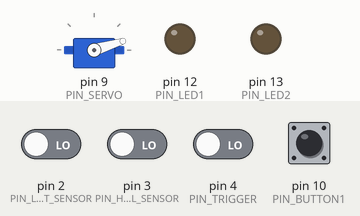
Simulated run of this sketch. Board: Arduino Uno, built with avr-gcc and run on an emulated ATmega328P. Shown: servo, output pins drawn as LEDs (lit = HIGH). Dashed ring = blinking. Inputs (shaded band) come from the test bench; at power-on: pin 2 (PIN_LIGHT_SENSOR), pin 3 (PIN_HALL_SENSOR), pin 4 (PIN_TRIGGER), pin 10 (PIN_BUTTON1) LOW. What the sketch prints to the serial monitor is not drawn.

Above: at 1.2 s.
1.3 s: pin 4 (PIN_TRIGGER) driven HIGH
At 1.42 s:
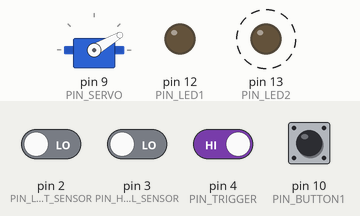
4.3 s: pin 2 (PIN_LIGHT_SENSOR) driven HIGH
At 5.3 s:
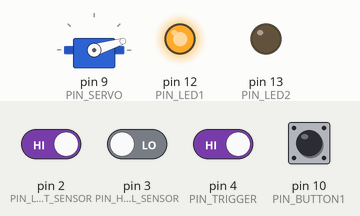
Timing chart, 0 to 7.3 s (numbered marks = the images above; inputs shaded):
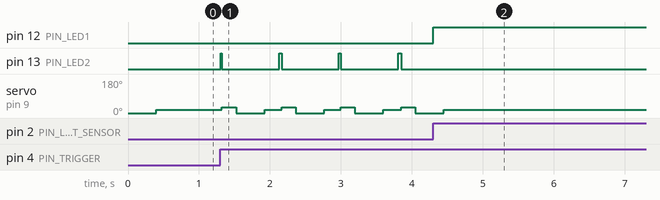

Measured:
- after the input at 1.3 s, pin 13 (PIN_LED2): alternates HIGH for 0.03 s and LOW for 0.81 s, starting at once; servo on pin 9 (PIN_SERVO): 17° → 30° at once, then repeats every 0.84 s: 0° 0.40 s, 17° 0.24 s, 30° 0.20 s
- after the input at 4.3 s, pin 12 (PIN_LED1): LOW → HIGH at once; pin 13 (PIN_LED2): stops changing and stays LOW; servo on pin 9 (PIN_SERVO): goes on until 4.4 s, then stays 17°

The sketch:

kis.ino
```cpp
#include "pins.h"
#include "observer.h"
#include "enginecontrol.h"
#include "suppression.h"
#include "time.h"
#include "statemachine.h"
#include "highdetector.h"

Suppression suppressor;
Observer hallObserver(PIN_HALL_SENSOR); // misst volle Runden
Observer lightObserver(PIN_LIGHT_SENSOR, 12, true); // misst halbe Runde
EngineControl EngineControl(PIN_SERVO);
Time timeCalculation;
StateMachine stateMachine(EngineControl);
HighDetector firstButtonHighDetector;

/**
 * Festlegung Input/Output Pins
 */
void setupPins()
{
  pinMode(PIN_TRIGGER, INPUT);
  pinMode(PIN_LED1, OUTPUT);
  pinMode(PIN_LED2, OUTPUT);
  pinMode(PIN_BUTTON1, INPUT);
}

/**
 * Setup aller relevanten Komponenten
 */
void setupComponents()
{
  hallObserver.setup();
  lightObserver.setup();
  EngineControl.setup();
}

/**
 * Setup der Komponenten-Verbindungen
 */
void setupComponentConnections()
{
  hallObserver.setCallback([](unsigned long turnTime) {
    suppressor.hallSpeedCallback(turnTime);
  });
  lightObserver.setCallback([](unsigned long turnTime) {
    suppressor.lightSpeedCallback(turnTime);
  });

  stateMachine.setTriggerProvider([]() -> bool {
    return digitalRead(PIN_TRIGGER);
  });
  stateMachine.setSuppressionProvider([]() {
    return suppressor.suppressionState();
  });
  stateMachine.setReleaseTimeCalculator([]() {
    auto now = micros();
    auto lastCrossing = hallObserver.lastMeasurementTime();
    auto roundTime = now - lastCrossing;
    return timeCalculation(hallObserver.turnTime(), roundTime);
  });

  firstButtonHighDetector.setCallback([]() {
    Serial.println(hallObserver.turnTime());
  });
}

/**
System Setup - iniziert alle Komponenten und verbindet diese
 */
void setup()
{
  Serial.begin(250000);

  setupPins();
  setupComponents();
  setupComponentConnections();

  Serial.println("Setup done");
}

/**
 * Hauptschleife
 */
void loop()
{
  firstButtonHighDetector.provideState(digitalRead(PIN_BUTTON1));

  hallObserver.loop();
  lightObserver.loop();

  stateMachine.advanceState();

  // Unterdrückung an LED1
  digitalWrite(PIN_LED1, suppressor.suppressionState());
  // Unterdrückung an LED2
  digitalWrite(PIN_LED2, (stateMachine.state() == StateMachine::State::WAIT));
}
```

enginecontrol.h
```cpp
#include <Servo.h>

/**
 * Motorkontrolle
 */
class EngineControl
{
  /// Pin des Motors
  int mPin;
  /// Arduino servo library Instanzierung.
  Servo mServo;

public:
  /**
   * Instanziert einen neuen Motor.
   */
  EngineControl(int pin)
  : mPin(pin)
  {}

  /**
   * Konfiguration des Motors.
   *
   */
  void setup()
  {
    mServo.attach(mPin);
    nextBall();
  }

  /**
   * Kugel wird freigegeben.
   */
  void release()
  {
    mServo.write(30);
  }

  /**
   * Schließen des Fallmechanismus, damit die nächste Kugel freigegeben werden kann.
   */
  void nextBall()
  {
    mServo.write(0);
  }

  /**
   * Vorbereitung zur Freigabe der Kugel.
   *
   * Fallmechanismus wird so weit geöffnet, dass die Kugel beinahe fallen gelassen wird.
   * Dieser Schritt reduziert die tatsächlich benötigte Zeit, um die Kugel fallen zu lassen, wenn es soweit ist.
   */
  void prepareRelease()
  {
    mServo.write(17);
  }
};
```

highdetector.h
```cpp
/**
 * Funktionsaufruf bei jeder Hochflanke eines Signales
 */
class HighDetector
{
  bool mLastState = false;

public:
  /// Typ für Funktionen die bei Hochflanken ausgelöst werden
  typedef void (*CallbackType)(void);

private:
  /// Funktion die bei Hochflanken ausgelöst wird
  CallbackType mCallback = nullptr;

public:
  /**
   * Stellt eine neue Zustandsinformation für den High-Detektor bereit.
   *
   * Nach einem Zustandswechsel von false auf true,
   * wird die callback Funktion aufgerufen.
   *
   * \param state Aktueller Zustand des Signals.
   */
  void provideState(bool state)
  {
    if (state != mLastState) {
      if (state) {
        mCallback();
      }
      mLastState = state;
    }
  }

  /**
   * Setzt die callback Funktion die bei aufsteigender Flanke aufgerufen wird.
   *
   * \param callback Funktion die aufgerufen wird.
   */
  void setCallback(CallbackType callback)
  {
    mCallback = callback;
  }
};
```

observer.h
```cpp
/**
 * Aufzeichnung der Dauer eines high/low Zyklus eines Pins.
 *
 * \ref setup und \ref loop müssen in ihren jeweilgen Arduino Gegenstück aufgerufen werden.
 *
 * Die überprüften Daten können mit \ref turnTime gepullt oder optional zu einer callback
 * Funktion mit \ref setCallback gepusht werden.
 */
class Observer
{
  /// ID des überwachten Pins.
  const int mPin;

  /// Zeit des letzten übergangs.
  unsigned long mLastTime = 0;
  /// Zustand des Pins, der als letztes aufgezeichnet wurde.
  bool mLastState = 0;
  /// Zyklusdauer
  unsigned long mTurnTime = 0;

  /// Faktor, mit dem die Zyklusdauer multipliziert wird um \ref mTurnTime zu erhalten.
  unsigned short mFactor;
  /// Ob komplette Zyklen (high/low transitionen) oder halbe Zyklen (low -> high und high -> low) gemessen werden sollen.
  /// Halbe Zyklen sollten nur gemmesn werden, wenn der Arbeitszyklus ca. 50% beträgt.
  bool mMeasureHalfCycles;

public:
  typedef void (*CallbackType)(unsigned long);

private:
  /// Funktion die aufgerufen wird, wenn eine neue Messung bereit steht.
  CallbackType mCallback = nullptr;

public:
  /**
   * Instanziierung eines neuen SpeedMontors.
   *
   *\param pin ID des überwachten Pins.
   *\param factor Faktor mit dem die Zyklusdauer multipliziert wird, um die Zeit für eine volle Umdrehung zu erhalten.
   *\measureHalfCycles Ob komplette Zyklen (high/low transitionen) oder halbe Zyklen (low -> high und high -> low) gemessen werden sollen.
   */
  Observer(int pin, unsigned short factor = 1, bool measureHalfCycles = false)
  : mPin(pin), mFactor(factor), mMeasureHalfCycles(measureHalfCycles)
  {}

  /**
   * Einstellung des Monitors.
   */
  void setup()
  {
    pinMode(mPin, INPUT);
  }

  /**
   *
   * Schleife die durch die Arduino Hauptschleife aufgerufen wird.
   *
   * Überwacht den Pin, nach Zustandsübergängen und misst die Zeit zwischen diesen.
   */
  void loop()
  {
    int state = digitalRead(mPin);

    if (state != mLastState) {
      /// Zustandsübergang aufgetreten.
      /// Wird nur bei high -> low Übergängen oder kompletten Zyklen getriggert.
      if (mMeasureHalfCycles || !state) {
        unsigned long now = micros();
        unsigned long dif = now - mLastTime;
        mTurnTime = dif * mFactor;
        mLastTime = now;
        if (mCallback) {
          mCallback(mTurnTime);
        }
      }
      mLastState = state;
    }
  }

  /**
   * Setzt eine Funktion die aufgerufen wird, wenn eine neue Messung bereit steht.
   */
  void setCallback(CallbackType callback)
  {
    mCallback = callback;
  }

  /**
   * Gibt die letzte Zyklusmessung zurück.
   * \return turnTime (Letzte Zykluszeit multipliziert mit \ref mFactor) in µs
   */
  unsigned long turnTime() const
  {
    return mTurnTime;
  }

  /**
   *Gibt den Zeitpunkt der letzten Messung zurück.
   *\return lastMeasurementTime Zeitpunkt der letzten Messung, seit dem Boot des Arduino. (in µs)
   */
  unsigned long lastMeasurementTime() const
  {
    return mLastTime;
  }
};
```

statemachine.h
```cpp
/**
 * Zustandsmaschine
 *
 * Zustandsmaschine ist vom Rest des Systems entkoppelt. Der input muss als functor bereit gestellt werden.
 * Welche über \ref setReleaseTimeCalculator, \ref setTriggerProvider und \ref setSuppressionProvider aufgerufen werden können.,
 * sobald die Daten benötigt werden.
 * Der einzige output ist der Servomotor, dessen Zugriff durch \ref EngineControl bereitgestellt wird.
 *
 * \ref advanceState muss in der Arduino Hauptschleife aufgerufen werden.
 */
class StateMachine
{
public:
  /// Zustände
  enum class State {
    /// Fallmechanismus wird komplett geschlossen, dass die Kugel später durchfallen kann (Initialzustand)
    CLOSED,
    /// Auf die nächste Kugel warten, welche fallen gelassen wird. Anschließend den Servo für die Freigabe vorbereiten.
    WAIT_BALL,
    /// Darauf warten das der Servo seine Vorbereitung abgeschlossen hat.
    PREPARE,
    /// Wartezustand: Es wird auf den Knopfdruck gewartet um den Ball freizugeben. Anschließend wird die Freigabezeit berechnet.
    READY,
    /// Warte auf den Freigabezeitpunkt, dann Kugel freigeben.
    WAIT,
    /// Warten bis der Servo die Freigabe abgeschlossen hat. Danach in den Zustand \ref State::CLOSED gehen.
    RELEASE,
  };

  typedef long (*TimeProviderType)(void);
  typedef bool (*StateProviderType)(void);

private:
  /// Aktueller Zustand
  State mState = State::CLOSED;

  /**
   * Zeit in µs seit dem Start des Arduino, in dem der nächste Zustandswechsel stattfinden sollte.
   * Nur zulässig für zeitliche transitionen.
   */
  unsigned long mWaitUntil = 0;
  /// Controller des Freigabemechanismus
  EngineControl& mEngineControl;

  /**
   * Funktion die die Wartezeit bis zur Freigabe der Kugel bereitstellt.
   */
  TimeProviderType mReleaseTimeCalculator = nullptr;

  /// Funktion die den Zusatnd für den "Trigger-Button" bereitstellt (High-Flanke für Freigabe)
  StateProviderType mTriggerProvider = nullptr;
  /// Funktion die den Zustand der Freigabevermeidung bereitstellt (High-Flanke --> keine Freigabe)
  StateProviderType mSuppressionProvider = nullptr;

  /**
   * Plant einen Zustandsübergang in der Zukunft
   * \param us Wartezeit in µs
   */
  void setWaitFromNow(unsigned long us)
  {
    mWaitUntil = micros() + us;
  }

  /**
   * Überprüft ob die zuvor gesetzte Wartezeit (\ref setWaitFromNow) vergangen ist.
   */
  bool isWaitDone()
  {
    return (micros() >= mWaitUntil);
  }

public:
  /**
   * Intstantiiert eine neue Zustandsmaschine.
   * \param EngineControl Controller des Freigabemechanismus
   */
  StateMachine(EngineControl& EngineControl)
  : mEngineControl(EngineControl)
  {}

  /**
  * Zustandsübergänge
   */
  void advanceState()
  {
    switch (mState) {
      case State::CLOSED:
        mEngineControl.nextBall();
        // Ein bisschen länger Warten, dass die Kugel defintiv durchgefallen ist.
        setWaitFromNow(400000);
        mState = State::WAIT_BALL;
      break;

      case State::WAIT_BALL:
        if (isWaitDone()) {
          mEngineControl.prepareRelease();
          setWaitFromNow(200000);
          mState = State::PREPARE;
        }
      break;

      case State::PREPARE:
        if (isWaitDone()) {
          mState = State::READY;
        }
      break;

      case State::READY:

	// Countdown wird nur gestartet, wenn nicht unterdrückt
        if (mTriggerProvider() && !mSuppressionProvider()) {
          auto waitTime = mReleaseTimeCalculator();
          if (waitTime >= 0) {
            mState = State::WAIT;
            setWaitFromNow(waitTime);
          } else {
            Serial.println("Wait time < 0, not releasing");
          }
        }
      break;

      case State::WAIT:
        if (mSuppressionProvider()) {
          // Abbruch für Freigabe

	  // Freigabe sofort abbrechen
          mState = State::READY;
        } else if (isWaitDone()) {
          mEngineControl.release();
          setWaitFromNow(200000);
          mState = State::RELEASE;
        }
      break;

      case State::RELEASE:
        if (isWaitDone()) {
          mState = State::CLOSED;
        }
      break;
    }
  }

  /**

   * Zustand der Zustandsmaschine abrufen.
   */
  State state() const
  {
    return mState;
  }

  /**
   * Setzt die Funktion, die aufgerufen werden soll, um die Wartezeit bis zur Freigabe der Kugel zu berechnen.
   *
   * Die Funktion gibt die Zeit in µs zurück, die vom aktuellen Zeiptunkt bis zum Zeitpunkt der Freigabe der Kugel
   * gewartet werden muss, damit die Kugel durch das Loch im Drehtisch fällt.
   */
  void setReleaseTimeCalculator(TimeProviderType releaseTimeCalculator)
  {
    mReleaseTimeCalculator = releaseTimeCalculator;
  }

  /**
   * Setzt die Funktion die aufgerufen werden soll, um den Zustand des Triggers abzurufen.
   * Die Funktion soll "True" zurückgeben um eine Freigabe der Kugel zu triggern.
   */
  void setTriggerProvider(StateProviderType triggerProvider)
  {
    mTriggerProvider = triggerProvider;
  }

  /**
   * Funktion um Unterdrückung abzurufen, true falls unterdrückt
   */
  void setSuppressionProvider(StateProviderType suppressionProvider)
  {
    mSuppressionProvider = suppressionProvider;
  }
};
```

suppression.h
```cpp
/**
 * Unterdrückt die Freigabe der Kugel, wenn sich die Umdrehungsgeschwindigkeit
 * zwschen zwei Umdrehungen zu stark verändert.
 *
 * \ref lightSpeedCallback und \ref hallSpeedCallback müssen immer aufgerufen werden, wenn eine neue
 * Geschwindigskeitsmessung des jeweiligen Sensors breit steht.
 *
 * Die Callbackfunktion des Hallsensors wird verwendet, um zu bestimmen, wie lange die Freigabe der Kugel unterdrückt werden soll.
 * Die Callbackfunktion des Lichtsensors wird verwendet, um zu bestimmen, wann genau die Freigabe unterdrück werden soll.
 * Da der Hallsensor lediglich halbe Umdrehungen der Platte wahrnehmen kann, ist dieser für die genaue Bestimmung ungeeignet.
 * Nachdem durch den Lichtsensor ein zu großer Geschwindigkeitsunterschied zwischen zwei Runden erkannt wurde, wird die Freigabe der Kugel für zwei Hallsensorsignalewechsel, also eine Runde, unterdrückt.
 *
 */
class Suppression
{
  /// Prozentualer Zeitunterschied zwischen zwei Runden, der nicht überschritten werden darf.
  /// Wird dieser überschritten, wird die Freigabe unterdrückt.
  const double SUPPRESSION_LIMIT = 0.08;
  /// Vorherige Umdrehungszeit
  unsigned long mLastTurnTime = 0;

  /**
   Anzahl der Runden, für die die Freigabe der Kugel gesperrt ist
   */
  unsigned short mSuppressedRounds = 0;

public:
  /**
   * Überprüfung ob der Schwellwert für die Unterdrückung der Freigabe, überschritten wurde.
   */
  void lightSpeedCallback(unsigned long turnTime)
  {
    if (fabs(static_cast<double> (mLastTurnTime) - static_cast<double> (turnTime)) / static_cast<double> (turnTime) > SUPPRESSION_LIMIT) {
      mSuppressedRounds = 2;
    }
    mLastTurnTime = turnTime;
  }

  /**
   * Nach einer Runde: Verminderung der verbleibenenden Sperrrunden
   */
  void hallSpeedCallback(unsigned long)
  {
    if (mSuppressedRounds > 0) {
      mSuppressedRounds--;
    }
  }

  /**
   * Prüfung, ob Auslösung gerade gesperrt ist
   */
  bool suppressionState() const
  {
    return (mSuppressedRounds != 0);
  }
};
```

time.h
```cpp
/**
 * Berechnung des Auslösezeitpunktes
 */
class Time
{
/**
 * Zeit zwischen Auslösen und Landen der Kugel
 * aktueller Wert
 */
const long BALL_FALL_TIME_US = 391000UL + 27344UL;

public:
  /**
   * Berechnet schätzungsweise die Dauer des folgenden Umlaufs der Scheibe
   * auf Basis des letzten gemessenen Umlaufs.
   */
  unsigned long interpolateNextTurnTime(unsigned long lastTurnTime) const
  {
    double x = lastTurnTime;
    if (lastTurnTime < 500000UL) {
      const double a2 = 7.73699143114947e-9;
      const double a1 = 0.998685885;
      const double a0 = 268.2445651096;
      auto ret = a2 * pow(x, 2) + a1 * x + a0;
      return ret;
    } else if (lastTurnTime < 2000000UL) {
      const double a2 = 1.28978803947511e-8;
      const double a1 = 0.9910487474;
      const double a0 = 2585.5449062138;
      auto ret = a2 * pow(x, 2) + a1 * x + a0;
      return ret;
    } else {
      const double a4 = 3.10525846921924e-21;
      const double a3 = -3.96812534603555e-14;
      const double a2 = 2.19266935692185e-7;
      const double a1 = 0.5422132849;
      const double a0 = 343733.782110879;
      auto ret = a4 * pow(x, 4) + a3 * pow(x, 3) + a2 * pow(x, 2) + a1 * x + a0;
      return ret;
    }
  }

  /**
   * Berechnet den Wartezeit für den nächsten Zeitunkt des Abwurfs auf Basis des aktuellen Systemzustandes
   *
   * lastTurnTime - Zeit der letzten Runde
   * roundTime - Zeit seit letztem möglichen Wurfzeitpunktes
   * return - Zeit bis zum nächstmöglichen Wurfzeitpunkt
   */
  long operator()(unsigned long lastTurnTime, unsigned long roundTime) const
  {
	// über 8 Sekunden keine sinnvolle Berechnung möglichen
    if (lastTurnTime > 8000000UL) {
      return -1;
    }

    auto t1 = micros();

    long fallTimeAcc = - roundTime;
    auto nextTurnTime = lastTurnTime;
    while (1) {
      nextTurnTime = interpolateNextTurnTime(nextTurnTime);
      fallTimeAcc += nextTurnTime;

      if (fallTimeAcc >= BALL_FALL_TIME_US) {
        auto waitTime = fallTimeAcc - BALL_FALL_TIME_US;
        auto t2 = micros();
        auto dif = t2 - t1;

        return waitTime;
      }
    }
  }
};
```

pins.h
```cpp
//Pinbelegungen
const int PIN_LIGHT_SENSOR = 2; // 12 Flanken pro Runde
const int PIN_HALL_SENSOR = 3; // 2 Flanken pro Runde
const int PIN_SERVO = 9; // Motor
const int PIN_TRIGGER = 4; // high bei Auslösung
const int PIN_LED1 = 12;
const int PIN_LED2 = 13;
const int PIN_BUTTON1 = 10;
```
